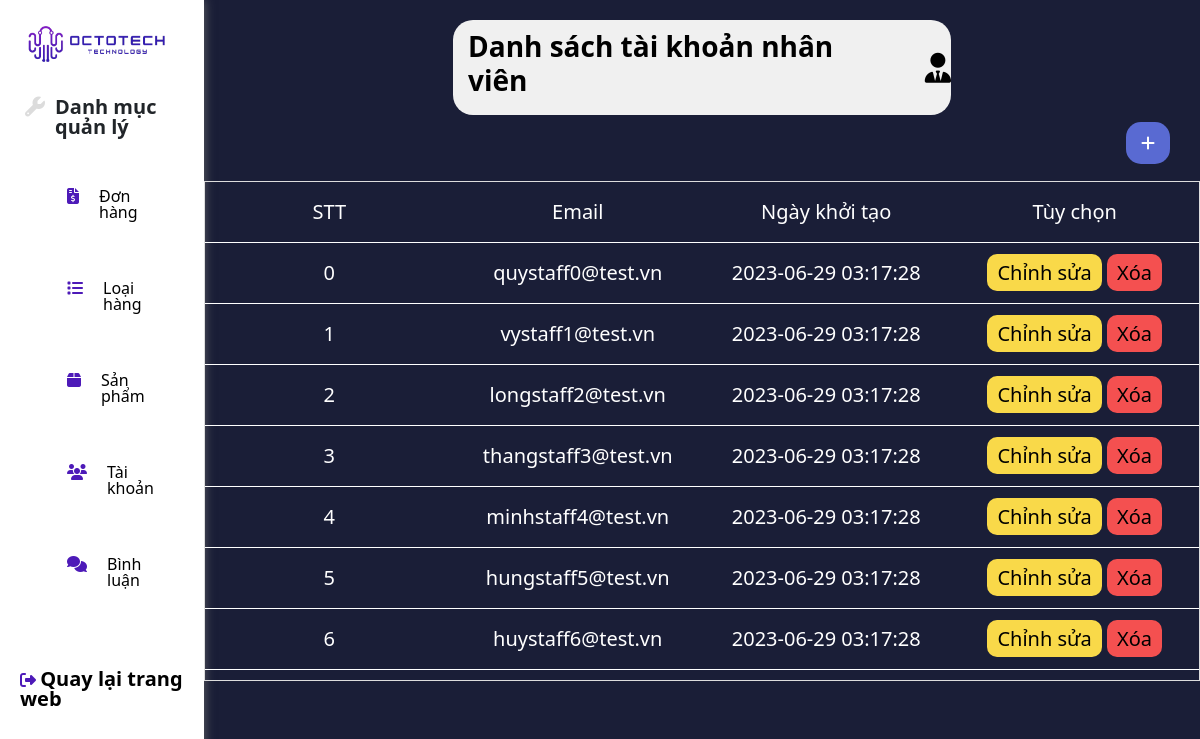
The app's page /admin/account/index.php?staff (signed in) with its own data.
### tables this page shows
CREATE TABLE `users` (
  `id_user` int(11) NOT NULL COMMENT 'Mã user',
  `email` varchar(255) NOT NULL COMMENT 'Địa chỉ email của user',
  `password` varchar(100) NOT NULL COMMENT 'Mật khẩu đăng nhặp của user',
  `role` tinyint(4) NOT NULL DEFAULT 0 COMMENT '0 là khách hàng, 1 là nhân viên, 2 là quản trị',
  `day_registered` timestamp NULL DEFAULT current_timestamp() COMMENT 'Ngày đăng kí tài khoản của user '
);

### dao/pdo.php (called while the page is built, shortened)
<?php
function pdo_get_connection()
{
    $dburl = "mysql:host=localhost;dbname=laptop_store;charset=utf8";
    $username = 'root';
    $password = '';
    $conn = new PDO($dburl, $username, $password);
    $conn->setAttribute(PDO::ATTR_ERRMODE, PDO::ERRMODE_EXCEPTION);
    return $conn;
}
function pdo_query($sql)
{
    $sql_args = array_slice(func_get_args(), 1);
    try {
        $conn = pdo_get_connection();
        $stmt = $conn->prepare($sql);
        $stmt->execute($sql_args);
        $rows = $stmt->fetchAll();
        return $rows;
    } catch (PDOException $e) {
        throw $e;
    } finally {
        unset($conn);
    }
}

### dao/users.php (called while the page is built, shortened)
<?php
function getAll_staff()
{
    $sql = "SELECT * FROM users WHERE role = 1";
    return pdo_query($sql);
}

### admin/account/account_staff.php (the view, shortened to what this page needs)
<div style="background-color: #F0F0F0;" class="tittle_staffs">
    <h3 style="color: black;">Danh sách tài khoản nhân viên</h3>
    <i style="color: black;" class="fa-solid fa-users fa-solid fa-user-tie"></i>
</div>
<?php
$getStaffs = getAll_staff();
?>
<div class="box-btn">
    <a class="btn-insert" href="./index.php?staff_add">
        <i class="fa fa-plus icon_plus"></i>
    </a>
</div>
<div class="table_main">
    <table>
        <thead>
            <tr>
                <th>STT</th>
                <th>Email</th>
                <th>Ngày khởi tạo</th>
                <th>Tùy chọn</th>
            </tr>
        </thead>
        <tbody>
            <?php
            $i = 0;
            foreach ($getStaffs as $get) {
            ?>
                <tr>
                    <td><?= $i++ ?></td>
                    <td><?= $get['email'] ?></td>
                    <td><?= $get['day_registered'] ?></td>
                    <td>
                        <a class="btn-edit" href="./index.php?staff_edit=<?= $get['id_user'] ?>">Chỉnh
                            sửa</a>
                        <a class="btn-delete" href="./index.php?staff_delete=<?= $get['id_user'] ?>">Xóa</a>
                    </td>
                </tr>
            <?php
            }
            ?>
        </tbody>
    </table>
</div>

### css/admin/main/style.css (style rules this page uses)
:root { --color_main: #4d1ab8; --color_second: #9d86ff; --color_dark: black; }
i { color: var(--color_main); }
body { background-color: #1a1e37; }

### css/admin/acount.css (style rules this page uses)
a { text-decoration: none; color: black; }

### css/admin/account-customers.css (style rules this page uses)
table { margin-top: 50px; border-collapse: collapse; border-spacing: 0; width: 100%; border: 1px solid #ddd; color: white; display: block; max-height: 600px; overflow-y: scroll; font-size: 20px; }
tr { border-bottom: 1px solid white; }
table thead tr, table tbody tr { display: table; width: 100%; table-layout: fixed; }
th, td { text-align: center; padding: 20px 0px; }

### css/admin/account-staff.css (style rules this page uses)
.tittle_staffs { display: flex; align-items: center; justify-content: center; background-color: #596ad2; margin: 20px auto; width: 50%; border-radius: 20px; }
.tittle_staffs h3 { font-family: "Segoe UI", Tahoma, Geneva, Verdana, sans-serif; padding: 10px 15px; color: white; font-weight: bold; }
.tittle_staffs i { font-size: 30px; color: white; margin-left: 30px; }
table { margin-top: 50px; border-collapse: collapse; border-spacing: 0; width: 100%; border: 1px solid #ddd; color: white; display: block; max-height: 500px; overflow-y: scroll; font-size: 20px; }
tr { border-bottom: 1px solid white; }
table thead tr, table tbody tr { display: table; width: 100%; table-layout: fixed; }
th, td { text-align: center; padding: 20px 0px; }

### admin/account/account_staff.php (style rules this page uses)
.box-btn { float: right; margin-right: 30px; margin-bottom: 30px; }
.box-btn .btn-insert::before { content: "Click vào để thêm mới"; display: none; position: absolute; background: white; color: black; font-weight: bold; padding: 5px; top: 100%; right: 50%; white-space: nowrap; }
.icon_plus { color: white; }
.btn-insert { border-radius: 15px; background-color: #596ad2; padding: 10px 15px; color: white; }
.btn-edit { background-color: #F9D949; padding: 5px 10px; color: black; border-radius: 10px; transition: 0.5s; }
.btn-delete { background-color: #F45050; padding: 5px 10px; color: black; border-radius: 10px; }

### records on screen
users: email "quystaff0@test.vn", day_registered "2023-06-29 03:17:28"
users: email "vystaff1@test.vn", day_registered "2023-06-29 03:17:28"
users: email "longstaff2@test.vn", day_registered "2023-06-29 03:17:28"
users: email "thangstaff3@test.vn", day_registered "2023-06-29 03:17:28"
users: email "minhstaff4@test.vn", day_registered "2023-06-29 03:17:28"
users: email "hungstaff5@test.vn", day_registered "2023-06-29 03:17:28"
users: email "huystaff6@test.vn", day_registered "2023-06-29 03:17:28"
